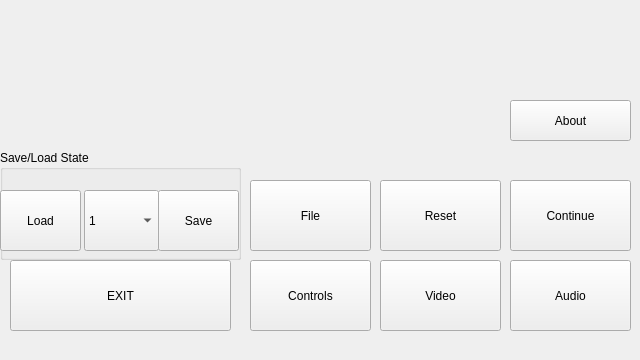
<?xml version="1.0" encoding="UTF-8"?>
<ui version="4.0">
 <class>EmuSettingsClass</class>
 <widget class="QMainWindow" name="EmuSettingsClass">
  <property name="geometry">
   <rect>
    <x>0</x>
    <y>0</y>
    <width>640</width>
    <height>360</height>
   </rect>
  </property>
  <property name="windowTitle">
   <string>MainWindow</string>
  </property>
  <property name="styleSheet">
   <string notr="true"/>
  </property>
  <widget class="QWidget" name="centralwidget">
   <widget class="QPushButton" name="fileButton">
    <property name="geometry">
     <rect>
      <x>250</x>
      <y>180</y>
      <width>121</width>
      <height>71</height>
     </rect>
    </property>
    <property name="text">
     <string>File</string>
    </property>
   </widget>
   <widget class="QPushButton" name="controlsButton">
    <property name="geometry">
     <rect>
      <x>250</x>
      <y>260</y>
      <width>121</width>
      <height>71</height>
     </rect>
    </property>
    <property name="text">
     <string>Controls</string>
    </property>
   </widget>
   <widget class="QPushButton" name="exitButton">
    <property name="geometry">
     <rect>
      <x>10</x>
      <y>260</y>
      <width>221</width>
      <height>71</height>
     </rect>
    </property>
    <property name="text">
     <string>EXIT</string>
    </property>
   </widget>
   <widget class="QPushButton" name="audioButton">
    <property name="geometry">
     <rect>
      <x>510</x>
      <y>260</y>
      <width>121</width>
      <height>71</height>
     </rect>
    </property>
    <property name="text">
     <string>Audio</string>
    </property>
   </widget>
   <widget class="QPushButton" name="ContinueButton">
    <property name="geometry">
     <rect>
      <x>510</x>
      <y>180</y>
      <width>121</width>
      <height>71</height>
     </rect>
    </property>
    <property name="text">
     <string>Continue</string>
    </property>
   </widget>
   <widget class="QWidget" name="settingsViewWidget" native="true">
    <property name="geometry">
     <rect>
      <x>0</x>
      <y>0</y>
      <width>640</width>
      <height>150</height>
     </rect>
    </property>
    <widget class="QLabel" name="atntLabel">
     <property name="geometry">
      <rect>
       <x>-1</x>
       <y>0</y>
       <width>641</width>
       <height>140</height>
      </rect>
     </property>
     <property name="styleSheet">
      <string notr="true">QLabel{
	background-image: url(:/graphics/gfx/gpsplogo.png);
  background-repeat: no-repeat;
	background-position: center;
}</string>
     </property>
     <property name="text">
      <string/>
     </property>
    </widget>
    <widget class="QPushButton" name="aboutButton">
     <property name="geometry">
      <rect>
       <x>510</x>
       <y>100</y>
       <width>121</width>
       <height>41</height>
      </rect>
     </property>
     <property name="text">
      <string>About</string>
     </property>
    </widget>
   </widget>
   <widget class="QGroupBox" name="saveloadState">
    <property name="geometry">
     <rect>
      <x>0</x>
      <y>150</y>
      <width>241</width>
      <height>110</height>
     </rect>
    </property>
    <property name="styleSheet">
     <string notr="true"/>
    </property>
    <property name="title">
     <string>Save/Load State</string>
    </property>
    <widget class="QPushButton" name="saveStateButton">
     <property name="geometry">
      <rect>
       <x>158</x>
       <y>40</y>
       <width>81</width>
       <height>61</height>
      </rect>
     </property>
     <property name="text">
      <string>Save</string>
     </property>
    </widget>
    <widget class="QComboBox" name="saveSlotBox">
     <property name="geometry">
      <rect>
       <x>84</x>
       <y>40</y>
       <width>75</width>
       <height>61</height>
      </rect>
     </property>
     <item>
      <property name="text">
       <string>1</string>
      </property>
     </item>
     <item>
      <property name="text">
       <string>2</string>
      </property>
     </item>
     <item>
      <property name="text">
       <string>3</string>
      </property>
     </item>
     <item>
      <property name="text">
       <string>4</string>
      </property>
     </item>
     <item>
      <property name="text">
       <string>5</string>
      </property>
     </item>
    </widget>
    <widget class="QPushButton" name="loadStateButton">
     <property name="geometry">
      <rect>
       <x>0</x>
       <y>40</y>
       <width>81</width>
       <height>61</height>
      </rect>
     </property>
     <property name="text">
      <string>Load</string>
     </property>
    </widget>
   </widget>
   <widget class="QPushButton" name="videoButton">
    <property name="geometry">
     <rect>
      <x>380</x>
      <y>260</y>
      <width>121</width>
      <height>71</height>
     </rect>
    </property>
    <property name="text">
     <string>Video</string>
    </property>
   </widget>
   <widget class="QPushButton" name="resetButton">
    <property name="geometry">
     <rect>
      <x>380</x>
      <y>180</y>
      <width>121</width>
      <height>71</height>
     </rect>
    </property>
    <property name="text">
     <string>Reset</string>
    </property>
   </widget>
  </widget>
  <widget class="QMenuBar" name="menubar">
   <property name="geometry">
    <rect>
     <x>0</x>
     <y>0</y>
     <width>640</width>
     <height>22</height>
    </rect>
   </property>
  </widget>
 </widget>
 <resources>
  <include location="gpspresources.qrc"/>
 </resources>
 <connections/>
</ui>
